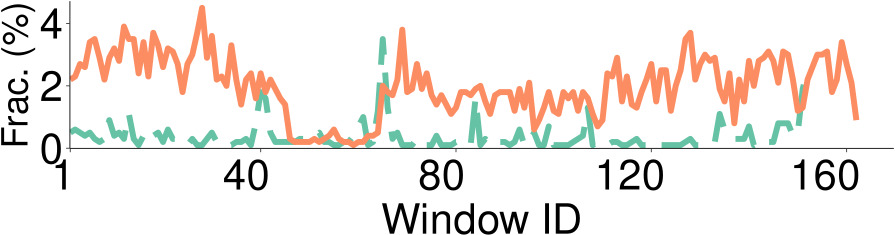

Generate this figure with R:
library(grid)
library(ggplot2)
library(extrafont)
require("RColorBrewer")
require(scales)
font_import()
loadfonts()

mywidth=9
myheight=2.5
my_value=c(1,10)
my_line=c("longdash","solid")

if(T){
    args <- commandArgs(trailingOnly = TRUE)
    x1 <- read.table("prefixDistribution-1000-Linux-min.data",header=TRUE)
    cairo_pdf(file="prefixDistribution-1000-Linux-min.pdf", width=mywidth, height=myheight)
    x1$type <- factor(x1$type, levels=c("Raw","Mixed"), labels=c("Raw","Mixed"))
    ggplot(data=x1, aes(x=ID,y=ratio,shape=type,linetype=type, colour=type)) +
    geom_line(size=2) + 
    # geom_point(size=0.5, stroke=1.2, fill="white") +
    scale_shape_manual(values=c(my_value)) +
    scale_colour_brewer(palette = "Set2") + 
    scale_linetype_manual(values=c(my_line)) +
    coord_cartesian(ylim=c(0.0021, 0.045), xlim=c(8.6, 162)) +
    scale_x_continuous(breaks=c(1,40,80,120,160)) +
    scale_y_continuous(breaks=seq(0, 0.04, 0.02), labels=format(seq(0, 4, 2), scientific=FALSE)) +
    ylab("Frac. (%)") +
    xlab("Window ID") +
    theme_bw() +
    theme(
        panel.grid.major=element_blank(), panel.grid.minor=element_blank(),
	    panel.background=element_blank(), 
	    # panel.border=element_rect(size=0.5),
	    panel.border = element_blank(),
	    axis.line=element_line(colour="black", size=0.3),
	    axis.ticks=element_line(size=0.3),
        axis.text.x=element_text(margin=margin(5,0,0,0), angle=0, hjust=0.8, colour="black", size=30),
        axis.title.y=element_text(size=26,  hjust=0.5),
        axis.text.y=element_text(margin=margin(0, 2, 0, 0),colour="black",size=30),
        axis.title.x=element_text(size=30),
        legend.title = element_blank(),
        legend.key.size=unit(0.3, "cm"),
        legend.text=element_text(size=20),
        # legend.position=c(0.3,0.82),
        legend.position="none",
        legend.direction="vertical",
        legend.margin = margin(t = 0, unit='cm'),
        plot.margin=unit(c(0.1,0.1,0.1,0.1), "cm")
    )
}
